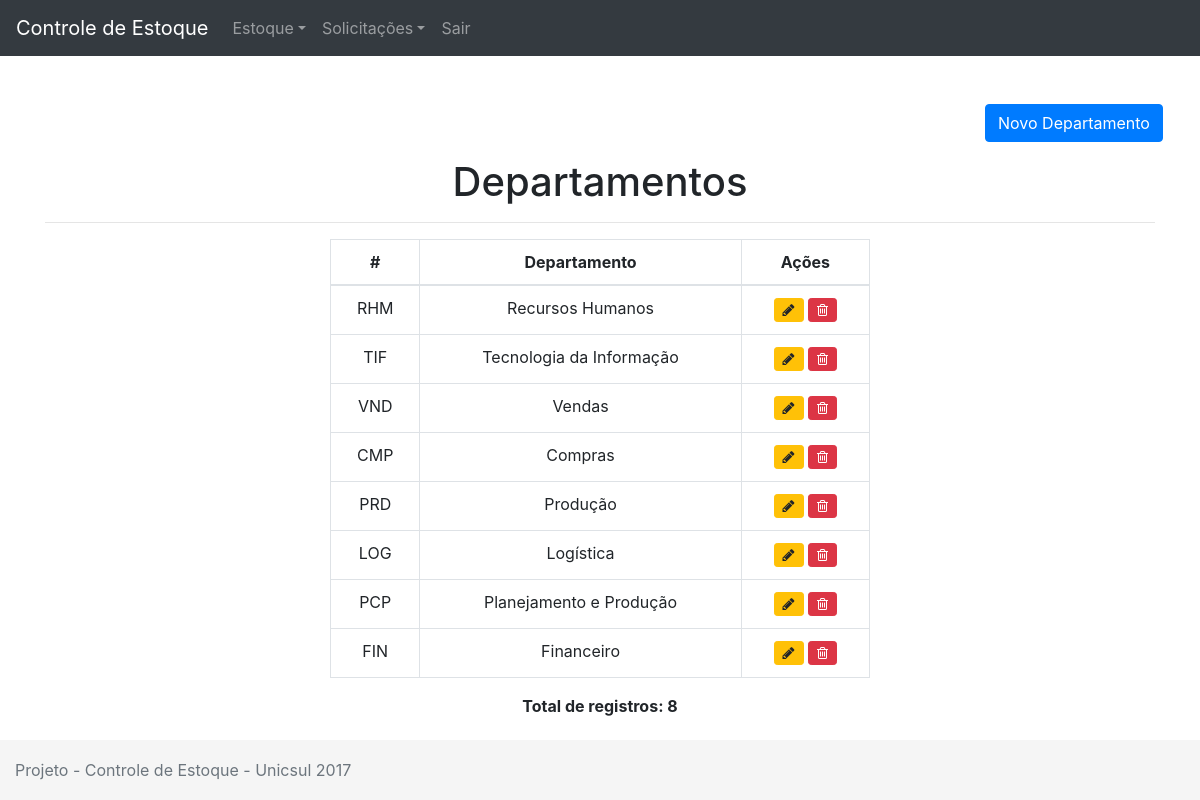
Page /index.php/departamentos on the earlier database version.
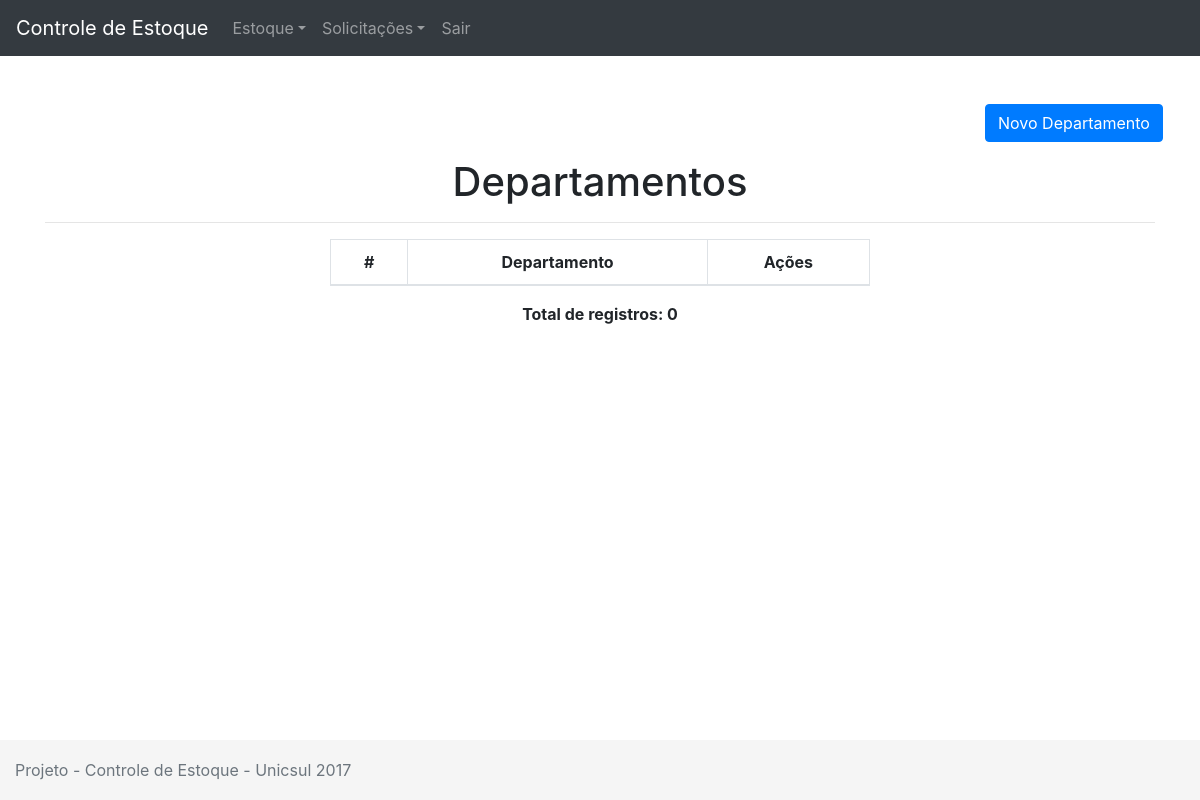
Same page on the later database version.
### tables this page shows
CREATE TABLE IF NOT EXISTS `departamentos` (
  `id` int(11) NOT NULL AUTO_INCREMENT,
  `descricao` varchar(50) DEFAULT NULL,
  PRIMARY KEY (`id`)
);

### application/controllers/Departamentos.php (called while the page is built, shortened)
<?php
class Departamentos extends CI_Controller
{
	public function index()
	{
		$this->load->model("departamentos_model", "departamentos");
		$dados['departamentos'] = $this->departamentos->getDepartamentos();
		$this->load->view("menu");
		$this->load->view("departamento/listardepartamentos", $dados);
		$this->load->view("rodape");
	}
}

### index.php (called while the page is built, shortened)
<?php
require_once BASEPATH.'core/CodeIgniter.php';

### application/models/Departamentos_model.php (called while the page is built, shortened)
<?php
class Departamentos_model extends CI_Model
{
	public function getDepartamentos()
	{
		$query = $this->db->get("departamentos");
		return $query->result();
	}
}

### application/views/departamento/listardepartamentos.php (the view, shortened to what this page needs)
<br>
<div class="container">
	<br>
	<p class="col-md-2 ml-md-auto">
		<a class="btn btn-primary" data-toggle="collapse" href="#testeCollapse" aria-expanded="false" aria-controls="testeCollapse">Novo Departamento</a>
	</p>
	<h1 class='text-center'>Departamentos</h1>
	<hr>
	<div class="row">
		<div class="col-3"></div>
		<div class="col-6">
			<table class="table table-bordered">
				<thead class="table-inverse">
					<tr>
						<td class='text-center' row="scope"><b>#</b></td>
						<td class='text-center'><b>Departamento</b></td>
						<td class='text-center'><b>Ações</b></td>
					</tr>
				</thead>
				<tbody>
					<?php
					$contador = 0;
					foreach ($departamentos as $depto): ?>
					<tr>
						<td class='text-center' row="scope"><?=$depto->id;?></td>
						<td class='text-center'><?=$depto->descricao;?></td>
						<td class='text-center'>
						<a class="btn btn-sm btn-warning" href="<?=base_url('/departamentos/editar/' . $depto->id)?>"><i class="fa fa-pencil" aria-hidden="true"></i></a>
						<a class="btn btn-sm btn-danger" href="<?=base_url('/departamentos/apagar/' . $depto->id)?>"><i class="fa fa-trash-o" aria-hidden="true"></i></a>
						</td>
					</tr>
					<?php $contador++; endforeach;?>
				</tbody>
			</table>
			<p class="text-center"><b>Total de registros: <?=$contador;?></b></p>
		</div>
		<div class="col-3"></div>
	</div>
</div>

### application/views/menu.php (shortened to what this page needs)
<html lang="en">
  <head>
    <link rel="stylesheet" href="https://maxcdn.bootstrapcdn.com/bootstrap/4.0.0-beta/css/bootstrap.min.css">
    <link href="/unicsulerp/bootstrap/css/sticky-footer.css" rel="stylesheet">
    <link href="/unicsulerp/awesome/css/font-awesome.min.css" rel="stylesheet">
  </head>
  <body>
    <nav class="navbar navbar-expand-lg navbar-dark bg-dark">
      <a class="navbar-brand" href="#">Controle de Estoque</a>
      <div class="collapse navbar-collapse" id="navbarNav">
        <ul class="navbar-nav">
          <li class="nav-item dropdown">
            <a class="nav-link dropdown-toggle" href="" id="navbarDropdownMenuLink" data-toggle="dropdown" aria-haspopup="true" aria-expanded="false">Estoque</a>
          </li>
          <li class="nav-item dropdown">
            <a class="nav-link dropdown-toggle" href="" id="navbarDropdownMenuLink" data-toggle="dropdown" aria-haspopup="true" aria-expanded="false">Solicitações</a>
          </li>
          <li class="nav-item">
            <a class="nav-link" href="<?=base_url('login/logout');?>">Sair</a>
          </li>
        </ul>
      </div>
    </nav>

### application/views/rodape.php (shortened to what this page needs)
	<footer class="footer">
      <div class="container-fluid">
        <span class="text-muted">Projeto - Controle de Estoque - Unicsul 2017</span>
      </div>
    </footer>
  </body>
</html>

Differences in the rows shown:
removed departamentos: id "RHM", descricao "Recursos Humanos"
removed departamentos: id "TIF", descricao "Tecnologia da Informação"
removed departamentos: id "VND", descricao "Vendas"
removed departamentos: id "CMP", descricao "Compras"
removed departamentos: id "PRD", descricao "Produção"
removed departamentos: id "LOG", descricao "Logística"
removed departamentos: id "PCP", descricao "Planejamento e Produção"
removed departamentos: id "FIN", descricao "Financeiro"
Other differences:
$contador: "8" → "0"
